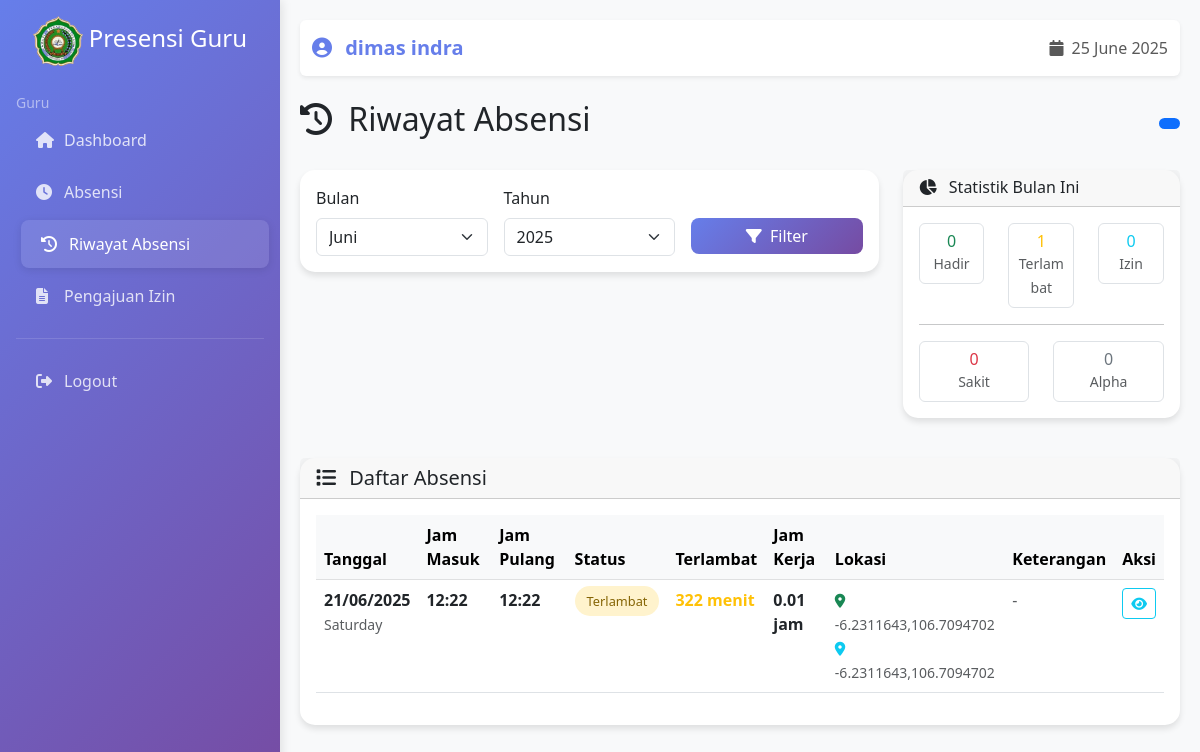
/history-absensi/ (signed in), run on an earlier commit of the app's database.
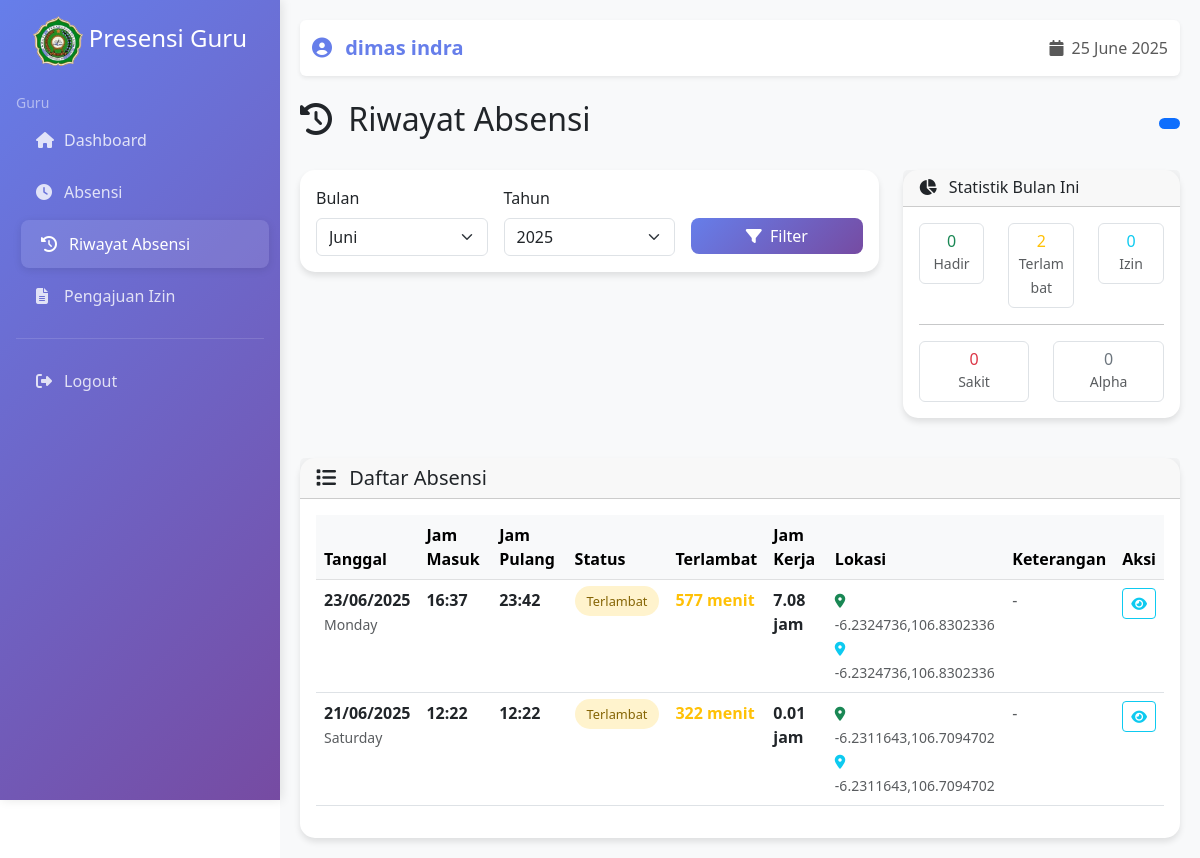
And on a later commit of the database.
### presensi/models.py (models this page shows, shortened)
class Presensi(models.Model):
    STATUS_CHOICES = [
        ('hadir', 'Hadir'),
        ('izin', 'Izin'),
        ('sakit', 'Sakit'),
        ('alpha', 'Alpha'),
        ('terlambat', 'Terlambat'),
    ]
    user = models.ForeignKey(AbstractUser, on_delete=models.CASCADE, related_name='presensi')
    tanggal = models.DateField(default=timezone.now)
    jam_masuk = models.TimeField()
    jam_pulang = models.TimeField(null=True, blank=True)
    image_checkin = models.ImageField(upload_to='presensi_images/', null=True, blank=True)
    image_checkout = models.ImageField(upload_to='presensi_images/', null=True, blank=True)
    status = models.CharField(max_length=20, choices=STATUS_CHOICES, default='hadir')
    keterangan = models.TextField(blank=True, null=True)
    terlambat_menit = models.IntegerField(default=0)
    jam_kerja_efektif = models.DecimalField(max_digits=4, decimal_places=2, default=0)
    lokasi_checkin = models.CharField(max_length=255, null=True, blank=True)
    lokasi_checkout = models.CharField(max_length=255, null=True, blank=True)
    class Meta:
        ordering = ['-tanggal', '-jam_masuk']

### presensi/views.py (the view)
# urls.py: path('history-absensi/', views.history_absensi, name='history_absensi'),
@login_required
def history_absensi(request):
    if request.user.abstract_user.role != 'guru':
        messages.error(request, 'Akses ditolak')
        return redirect('home')
    user = request.user.abstract_user
    try:
        month = int(request.GET.get('month', ''))
    except (TypeError, ValueError):
        month = timezone.localtime(timezone.now()).month
    if not (1 <= month <= 12):
        month = timezone.localtime(timezone.now()).month
    try:
        year = int(request.GET.get('year', ''))
    except (TypeError, ValueError):
        year = timezone.localtime(timezone.now()).year
    if not (2000 <= year <= 2100):
        year = timezone.localtime(timezone.now()).year
    presensi_list = Presensi.objects.filter(
        user=user,
        tanggal__month=month,
        tanggal__year=year
    ).order_by('-tanggal')
    total_days = presensi_list.count()
    hadir = presensi_list.filter(status='hadir').count()
    terlambat = presensi_list.filter(status='terlambat').count()
    izin = presensi_list.filter(status='izin').count()
    sakit = presensi_list.filter(status='sakit').count()
    alpha = presensi_list.filter(status='alpha').count()
    now_year = timezone.localtime(timezone.now()).year
    tahun_range = list(range(now_year-5, now_year+3))
    context = {
        'presensi_list': presensi_list,
        'total_days': total_days,
        'months': range(1,13),
        'hadir': hadir,
        'terlambat': terlambat,
        'izin': izin,
        'sakit': sakit,
        'alpha': alpha,
        'selected_month': month,
        'selected_year': year,
        'tahun_range': tahun_range,
    }
    return render(request, 'templates/history_absensi.html', context)

### presensi/context_processors.py (called while the page is built)
def global_context(request):
    return {
        'today': timezone.now().date(),
    }

### presensi/models.py (called while the page is built)
    @property
    def full_name(self):
        return f"{self.first_name} {self.last_name}"

### web/templatetags/general_function.py (called while the page is built)
@register.filter
def get_bulan_id(bulan):
    bulan_dict = {
        1: 'Januari', 2: 'Februari', 3: 'Maret', 4: 'April', 5: 'Mei', 6: 'Juni',
        7: 'Juli', 8: 'Agustus', 9: 'September', 10: 'Oktober', 11: 'November', 12: 'Desember'
    }
    try:
        return bulan_dict[int(bulan)]
    except (KeyError, ValueError, TypeError):
        return bulan

### web/templates/history_absensi.html (shortened to what the changed rows need)
{% extends 'base.html' %}
{% load general_function %}
{% block content %}
<div class="row">
    <div class="col-12">
        <div class="d-flex justify-content-between align-items-center mb-4">
            <h2>
                <i class="fas fa-history me-2"></i>
                Riwayat Absensi
            </h2>
        </div>
    </div>
</div>
<div class="row mb-4">
    <div class="col-lg-4 mb-3">
        <div class="card">
            <div class="card-body">
                <div class="row text-center">
                    <div class="col-4">
                        <div class="border rounded p-2">
                            <h6 class="text-warning mb-0">{{ terlambat }}</h6>
                            <small class="text-muted">Terlambat</small>
                        </div>
                    </div>
                </div>
            </div>
        </div>
    </div>
</div>
<div class="row">
    <div class="col-12">
        <div class="card">
            <div class="card-body">
                <div class="table-responsive">
                    <table class="table table-hover">
                        <thead class="table-light">
                            <tr>
                                <th>Tanggal</th>
                                <th>Jam Masuk</th>
                                <th>Jam Pulang</th>
                                <th>Status</th>
                                <th>Terlambat</th>
                                <th>Jam Kerja</th>
                                <th>Lokasi</th>
                                <th>Keterangan</th>
                                <th>Aksi</th>
                            </tr>
                        </thead>
                        <tbody>
                            {% for presensi in presensi_list %}
                            <tr>
                                <td>
                                    <div>
                                        <strong>{{ presensi.tanggal|date:"d/m/Y" }}</strong>
                                        <br>
                                        <small class="text-muted">{{ presensi.tanggal|date:"l" }}</small>
                                    </div>
                                </td>
                                <td>
                                    {% if presensi.jam_masuk %}
                                        <span class="fw-bold">{{ presensi.jam_masuk|time:"H:i" }}</span>
                                    {% else %}
                                        <span class="text-muted">-</span>
                                    {% endif %}
                                </td>
                                <td>
                                    {% if presensi.jam_pulang %}
                                        <span class="fw-bold">{{ presensi.jam_pulang|time:"H:i" }}</span>
                                    {% else %}
                                        <span class="text-muted">-</span>
                                    {% endif %}
                                </td>
                                <td>
                                    <span class="status-badge status-{{ presensi.status }}">
                                        {{ presensi.status|title }}
                                    </span>
                                </td>
                                <td>
                                    {% if presensi.terlambat_menit > 0 %}
                                        <span class="text-warning fw-bold">
                                            {{ presensi.terlambat_menit }} menit
                                        </span>
                                    {% else %}
                                        <span class="text-success">-</span>
                                    {% endif %}
                                </td>
                                <td>
                                    {% if presensi.jam_kerja_efektif > 0 %}
                                        <span class="fw-bold">{{ presensi.jam_kerja_efektif }} jam</span>
                                    {% else %}
                                        <span class="text-muted">-</span>
                                    {% endif %}
                                </td>
                                <td>
                                    {% if presensi.lokasi_checkin or presensi.lokasi_checkout %}
                                        <small class="text-muted">
                                            {% if presensi.lokasi_checkin %}
                                                <i class="fas fa-map-marker-alt text-success"></i> {{ presensi.lokasi_checkin }}
                                            {% endif %}
                                            {% if presensi.lokasi_checkout %}
                                                <br><i class="fas fa-map-marker-alt text-info"></i> {{ presensi.lokasi_checkout }}
                                            {% endif %}
                                        </small>
                                    {% else %}
                                        <span class="text-muted">-</span>
                                    {% endif %}
                                </td>
                                <td>
                                    {% if presensi.keterangan %}
                                        <small class="text-muted">{{ presensi.keterangan }}</small>
                                    {% else %}
                                        <span class="text-muted">-</span>
                                    {% endif %}
                                </td>
                                <td>
                                    <div class="btn-group" role="group">
                                        <button class="btn btn-sm btn-outline-info"
                                                onclick="viewAbsensiDetail('{{ presensi.id }}')"
                                                title="Lihat Detail">
                                            <i class="fas fa-eye"></i>
                                        </button>
                                    </div>
                                </td>
                            </tr>
                            {% endfor %}
                        </tbody>
                    </table>
                </div>
            </div>
        </div>
    </div>
</div>
{% endblock %}

What changed in the data, as far as the page shows it:
added Presensi: tanggal "23/06/2025", tanggal "Monday", jam_masuk "16:37", jam_pulang "23:42", status "Terlambat", terlambat_menit "577", jam_kerja_efektif "7.08", lokasi_checkin "-6.2324736,106.8302336", lokasi_checkout "-6.2324736,106.8302336"
Also different on the page:
{{ terlambat }}: "1" → "2"
